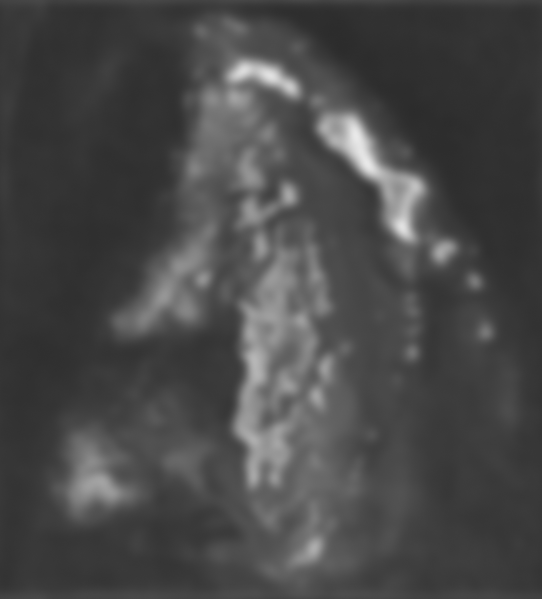
#> input picture Assignment2/pro2_satellite_1_degraded.tiff, 542 x 599 px
$ jupyter execute Untitled.ipynb
#> lines starting #> are read from the running program, lines starting #| are printed output that depends on the picture; long printed decimals are rounded
[cell 1]
import cv2
import numpy as np
import math
import matplotlib.pyplot as plt

def estimateWhiteNoise(img_path):
    # Read the image
#> called with img_path = 'pro2_satellite_1_degraded.tiff'
    img = cv2.imread(img_path, cv2.IMREAD_GRAYSCALE)
#> img is the input picture: shape (599, 542); min 43, max 233, mean 72.4

    # Normalize the image to range [0, 1]
    img = img / 255.0

    # Apply Gaussian blur to get a smoothed version of the image
    smoothed_img = cv2.GaussianBlur(img, (7, 7), 1.5)

    # Calculate the difference between the degraded image and the smoothed image
    difference = img - smoothed_img
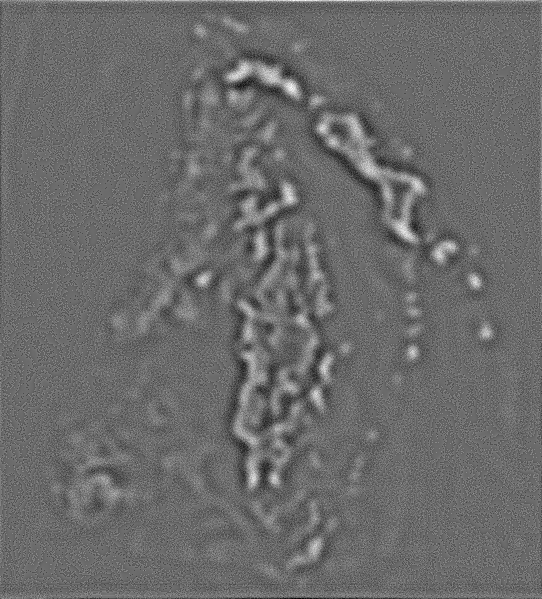
#> difference: shape (599, 542) float64; min -0.0123, max 0.0168, mean 4.18e-06; drawn with min black and max white

    # Estimate the standard deviation of the noise
    noise_std = np.std(difference)
#> noise_std = 0.0021

    return noise_std

# Example usage:
img_path = 'pro2_satellite_1_degraded.tiff'
noise_std = estimateWhiteNoise(img_path)
#> noise_std = 0.0021
print(f"Estimated noise standard deviation: {noise_std}")
#| Estimated noise standard deviation: 0.0021


$ run again, with Assignment2/pro2_satellite_2_degraded.tiff copied over Assignment2/pro2_satellite_1_degraded.tiff
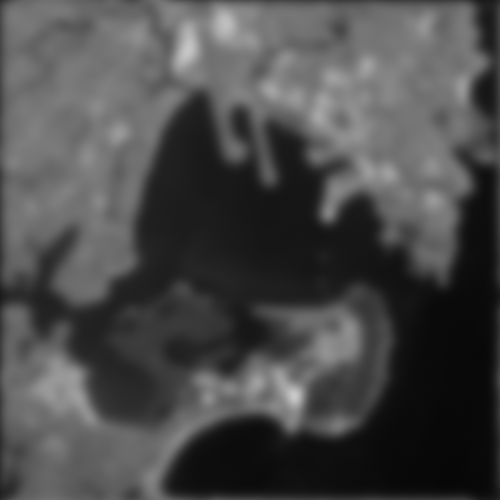
#> input picture Assignment2/pro2_satellite_2_degraded.tiff, 500 x 500 px
#> in estimateWhiteNoise, img is the input picture: shape (500, 500); min 6, max 201, mean 74.5
#> in estimateWhiteNoise, `difference = img - smoothed_img`:
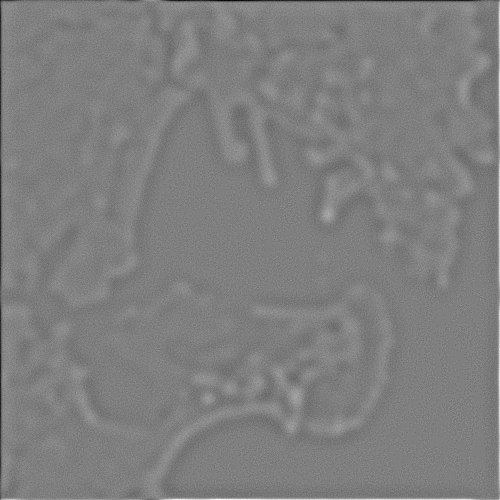
#> difference: shape (500, 500) float64; min -0.0403, max 0.0404, mean -4.62e-07; drawn with min black and max white
#> in estimateWhiteNoise, `noise_std = np.std(difference)`: noise_std = 0.00304
#| Estimated noise standard deviation: 0.003045
